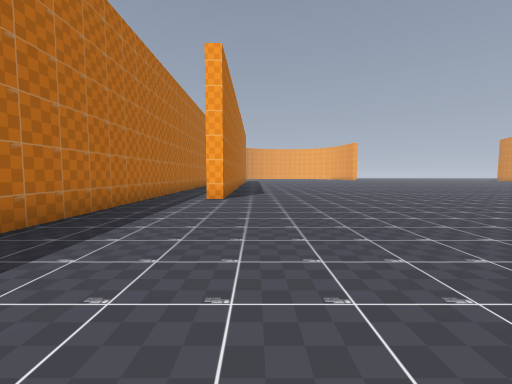
[1] (above)

19 first-person views from a walk through a level from a Godot 3-D game. The camera is 1.5 m above the floor, tilts 4° down and sees 90° across. The floor is counted in squares, 2 m on a side. Each view is taken from the middle of a square. On the plan, view 1 faces up. The plan holds only what a view shows up to about 9 squares ahead; the rest is blank. The place goes on beyond the plan.

[2]
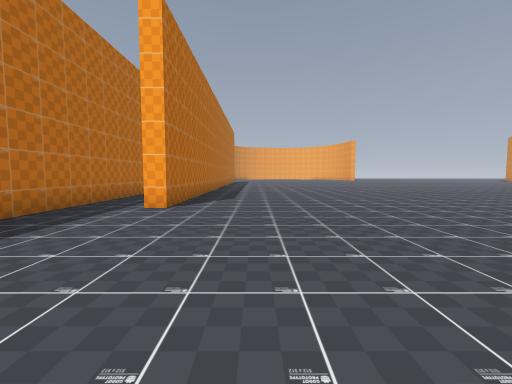

[3]
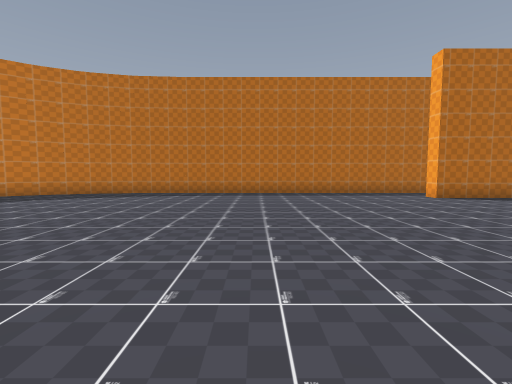

[4]
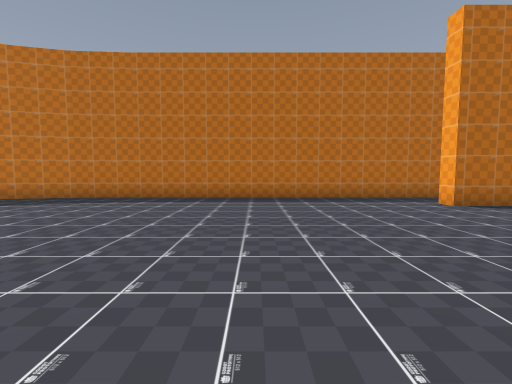

[5]
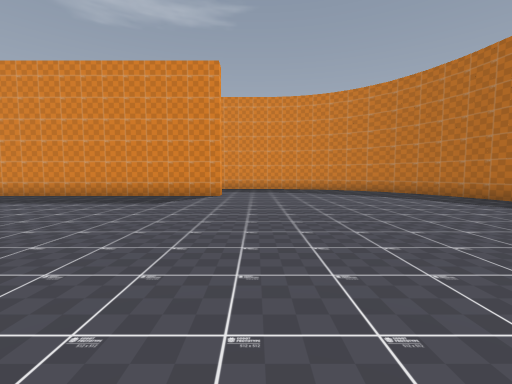

[6]
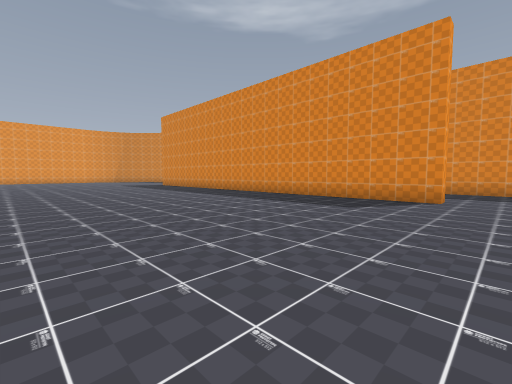

[7]
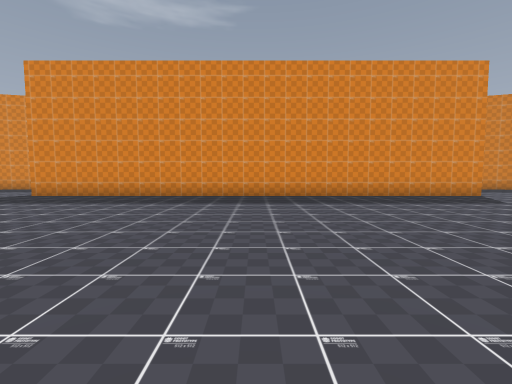

[8]
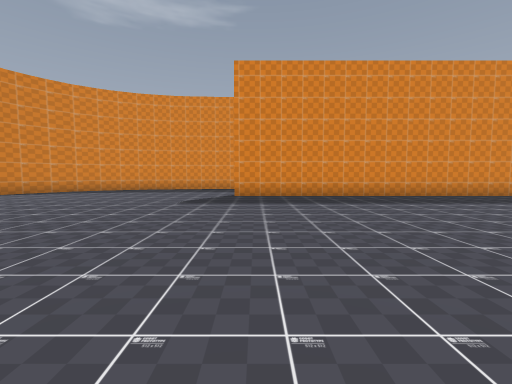

[9]
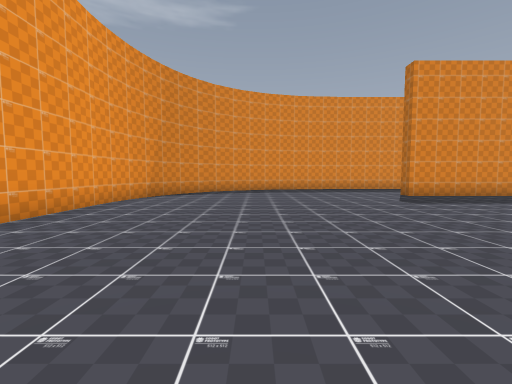

[10]
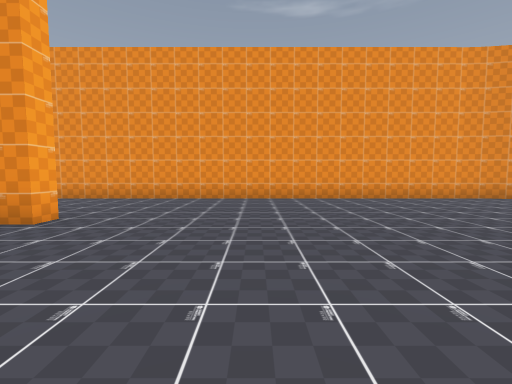

[11]
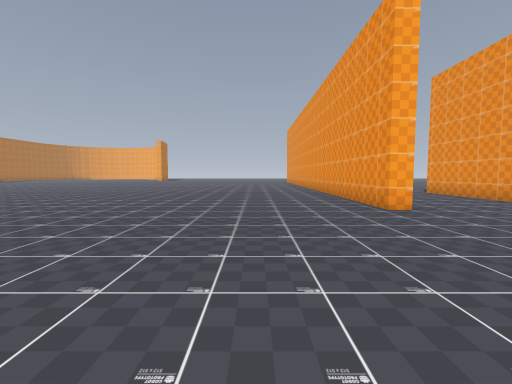

[12]
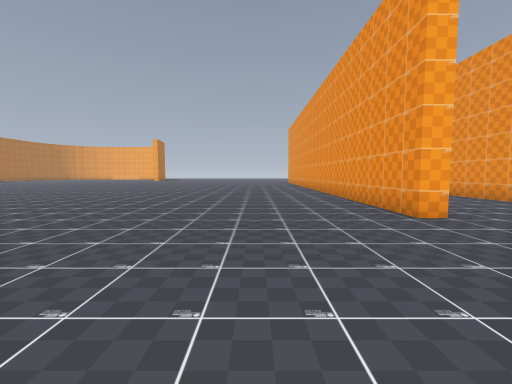

[13]
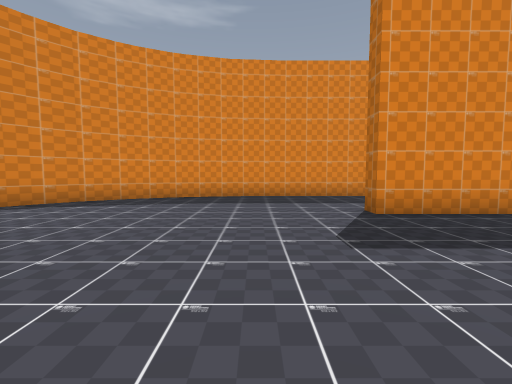

[14]
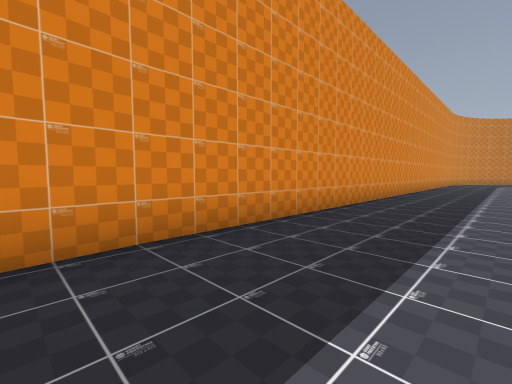

[15]
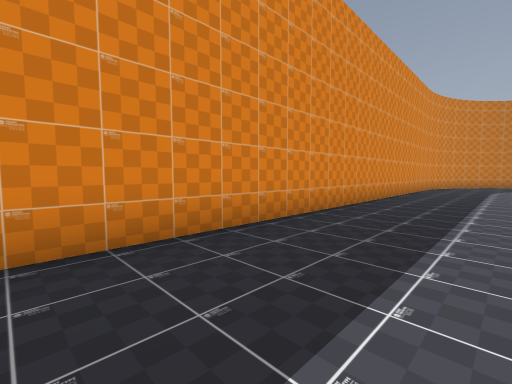

[16]
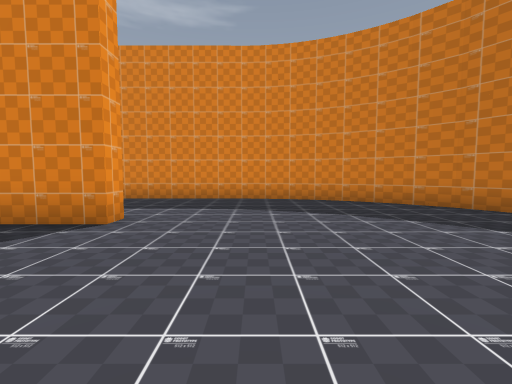

[17]
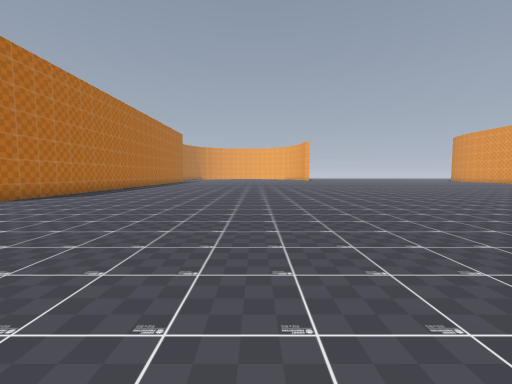

[18]
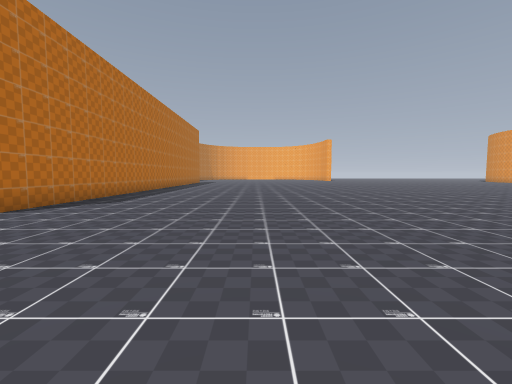

[19]
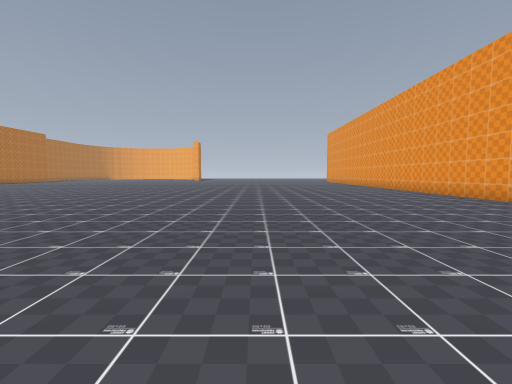

### Floor plan
Points are (right, up) in squares from view 1. A wall is a line through its corners. A room is listed if a view was taken in it or the views show most of it. See-through windows are left out.
Room 1 (views 1, 2, 3, 4, 5, 6, 7, 8, 9, 10, 11, 12, 13, 14, 15, 16, 17, 18, 19)
walls: (5.2, -5.4) (5.2, -4.8) (20.7, -4.8) (20.7, -5.4); (26.4, 7.3) (25.8, 7.3) (25.8, 12); (23.8, -8.7) (25.7, -8.2); (25.6, -8.2) (26.7, -7.8); (2.8, -8.8) (23.9, -8.8); (26.5, -7.8) (27.1, -7.5); (2.2, -8.7) (2.9, -8.8); (26.9, -7.6) (27.9, -6.9); (27.7, -7.1) (28.5, -6.3); (28.4, -6.3) (28.9, -5.7); (29.9, -2.9) (29.9, 12.1); (0.9, -8.3) (2.3, -8.7); (29.7, -3.8) (29.9, -2.7); (29.2, -5.1) (29.4, -4.6); (29.4, -4.7) (29.7, -3.7); (0.4, -8.1) (1, -8.4); (-0.8, -7.3) (0.5, -8.2); (-3.1, -2.7) (-2.6, -4.7); (-1.5, -6.7) (-0.7, -7.4); (-2, -5.9) (-1.4, -6.7); (-2.7, -4.5) (-2.4, -5.1); (-1, 12.1) (-1, 7.6) (-1.5, 7.6); (-3.2, 11) (-3.2, -2.8)
ways out: gap at (30, 12)

Positions as (right, up) in squares from view 1, and headings:
1: (0, 0), facing up
2: (1, 2), facing up
3: (7, 2), facing left
4: (5, 3), facing left
5: (4, 4), facing down
6: (4, 3), facing down-right
7: (13, 4), facing down
8: (20, 4), facing down
9: (26, 4), facing down
10: (22, 4), facing right
11: (23, 2), facing up
12: (23, 3), facing up
13: (23, 0), facing down
14: (23, -6), facing down-left
15: (17, -6), facing down-left
16: (3, -1), facing down
17: (6, 1), facing up
18: (4, 3), facing up
19: (19, 1), facing up
